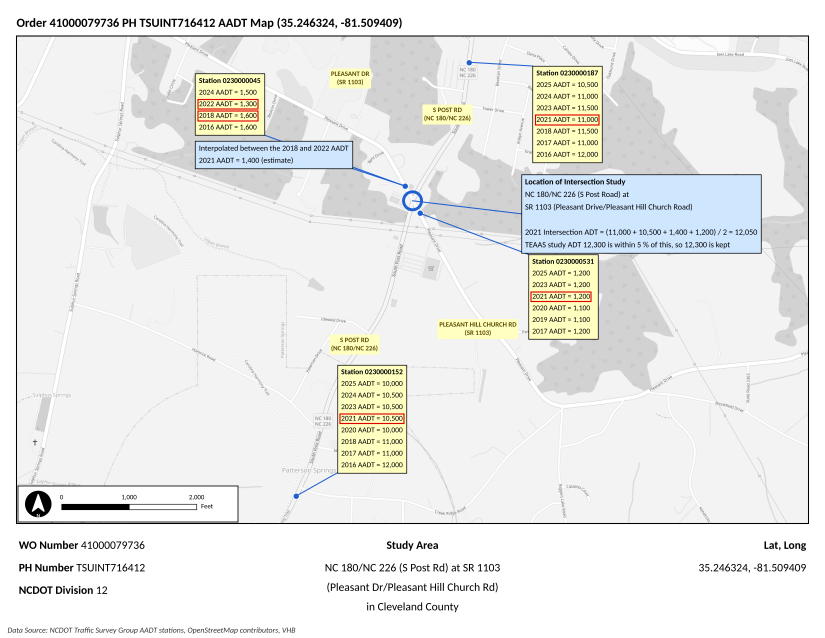
#> input picture HSIP/41000079736/maps/.tiles/services_arcgisonline_com_18_71712_103611.png, 1650 x 1275 px (shown at 1/2 size)
$ python make_vhb_maps.py
#> lines starting #> are read from the running program, lines starting #| are printed output that depends on the picture
### HSIP/41000079736/make_maps.py
#!/usr/bin/env python3
"""Location map, area map and AADT map for TEAAS study 41000079736.

Outputs in ./maps/:
  1_location_map.png   county-scale street map with the study intersection marked
  2_area_map.png       aerial area map with the 150 ft Y-line and the NCDOT AADT stations (2021 middle-year AADT)
  6_aadt_map.png       street map with the four NCDOT AADT stations, their 2021 AADT and the entering-AADT calculation
  41000079736_maps.pdf      the three maps as one PDF
  aadt_calculation.txt      the entering-AADT calculation written out (from aadt.json)
The earlier schematic collision diagram (3_) and crash location map (4_) are no longer produced; the NCDOT-style
collision diagram is collision_diagram.py. Basemap tiles: OpenStreetMap, Esri World Imagery and Esri World Street
Map, cached in ./maps/.tiles/.
"""
import csv, io, json, math, os, urllib.request
from pathlib import Path
import matplotlib
matplotlib.use("Agg")
import matplotlib.pyplot as plt
from matplotlib.patches import Polygon, RegularPolygon, FancyArrowPatch, Rectangle, Circle
from matplotlib.path import Path as MPath
import matplotlib.patches as mpatches
from matplotlib.backends.backend_pdf import PdfPages
from PIL import Image

HERE = Path(__file__).resolve().parent
OUT = HERE / "maps"; CACHE = OUT / ".tiles"
STUDY = "41000079736"
TITLE = "NC 180/NC 226 (S Post Rd) at SR 1103 (Pleasant Dr / Pleasant Hill Church Rd)"
SUB = "Cleveland County, Division 12  |  TEAAS Study 41000079736  |  9/1/2016 - 8/31/2026 (10 yr), Y-line 150 ft"
LEG_KEYS = ["N", "S", "NW", "SE"]   # order of aadt.json "legs"
LAT, LON = 35.246324, -81.509409
BEAR_MAIN = 22.0     # NC 180/NC 226 axis, degrees clockwise from north (toward the north leg)
BEAR_SIDE = 333.0    # SR 1103 axis, toward the Pleasant Dr (northwest) leg
OSM = "https://tile.openstreetmap.org/{z}/{x}/{y}.png"
ESRI_IMG = "https://services.arcgisonline.com/ArcGIS/rest/services/World_Imagery/MapServer/tile/{z}/{y}/{x}"
ESRI_STREET = "https://services.arcgisonline.com/ArcGIS/rest/services/World_Street_Map/MapServer/tile/{z}/{y}/{x}"


# ----------------------------------------------------------------------------- tiles
def px(lat, lon, z):
    n = 256 * 2 ** z
    x = (lon + 180) / 360 * n
    y = (1 - math.log(math.tan(math.radians(lat)) + 1 / math.cos(math.radians(lat))) / math.pi) / 2 * n
    return x, y


def tile(url, z, x, y):
    CACHE.mkdir(parents=True, exist_ok=True)
    key = CACHE / (url.split("//")[1].split("/")[0].replace(".", "_") + f"_{z}_{x}_{y}.png")
    if not key.exists():
        req = urllib.request.Request(url.format(z=z, x=x, y=y), headers={"User-Agent": "hsip-map-script/1.0 (NCDOT crash analysis)"})
        key.write_bytes(urllib.request.urlopen(req, timeout=30).read())
    return Image.open(key).convert("RGB")


def basemap(url, z, half_w_m, half_h_m, lat=LAT, lon=LON):
    """Stitched image centred on (lat, lon) (default: the study point). Returns image, a lat/lon -> image px function, m/px."""
    mpp = 156543.03392 * math.cos(math.radians(LAT)) / 2 ** z
    cx, cy = px(lat, lon, z)
    x0, x1 = cx - half_w_m / mpp, cx + half_w_m / mpp
    y0, y1 = cy - half_h_m / mpp, cy + half_h_m / mpp
    tx0, tx1, ty0, ty1 = int(x0 // 256), int(x1 // 256), int(y0 // 256), int(y1 // 256)
    im = Image.new("RGB", (256 * (tx1 - tx0 + 1), 256 * (ty1 - ty0 + 1)))
    for tx in range(tx0, tx1 + 1):
        for ty in range(ty0, ty1 + 1):
            im.paste(tile(url, z, tx, ty), ((tx - tx0) * 256, (ty - ty0) * 256))
    im = im.crop((int(x0 - tx0 * 256), int(y0 - ty0 * 256), int(x1 - tx0 * 256), int(y1 - ty0 * 256)))
    def to_px(lat, lon):
        X, Y = px(lat, lon, z)
        return X - x0, Y - y0
    return im, to_px, mpp


# [7 lines left out: function scalebar, not called in this run]


def north(ax, x, y):
    ax.annotate("", xy=(x, y - 40), xytext=(x, y), arrowprops=dict(arrowstyle="-|>", lw=2, color="k"))
    ax.text(x, y - 46, "N", ha="center", va="bottom", fontsize=11, fontweight="bold")


def marker(ax, x, y, s=14):
    ax.plot(x, y, marker="*", ms=s * 1.6, color="#d00000", mec="k", mew=0.8, zorder=10)


# ----------------------------------------------------------------------------- 1. location map
# [56 lines left out: functions location_map, area_map, not called in this run]


# ----------------------------------------------------------------------------- 3. collision diagram
# Schematic: NC 180/NC 226 drawn vertical, SR 1103 horizontal (true skew is about 49 deg; see the rotated north arrow).
DIRV = {"N": (0, 1), "NE": (0, 1), "S": (0, -1), "SW": (0, -1), "W": (-1, 0), "NW": (-1, 0), "E": (1, 0), "SE": (1, 0)}
APPROACH = {"S": "N leg", "SW": "N leg", "N": "S leg", "NE": "S leg", "E": "NW leg", "SE": "NW leg", "W": "SE leg", "NW": "SE leg"}
LEG_DIR = {"N leg": (0, 1), "S leg": (0, -1), "NW leg": (-1, 0), "SE leg": (1, 0)}
OBJ = {"58": "ditch", "59": "embankment", "56": "catch basin"}
SEVC = {"K": "#000000", "A": "#c00000", "B": "#e8740c", "C": "#b89b00", "PDO": "#2b6cb0"}


# [247 lines left out: functions severity, arrow, turn_arrow, turn_end, collision_diagram, crash_location_map and 3 more, not called in this run]


# [2 lines that do not run on import are left out]

### HSIP/41000079736/make_vhb_maps.py
#!/usr/bin/env python3
"""Location Map, Area Map and ADT Map for study 41000079736 in the layout of the TSU/VHB package maps
(see the 4100007xxxx_LocationMap.pdf / _AreaMap.pdf / _ADTMap.pdf examples): letter landscape, map frame with a thin
black border, NC county inset top-left with the study county in red, north arrow + scale box bottom-left, footer with
WO Number, PH Number, NCDOT Division, Study Area, Lat/Long and a data-source line.
  Naming follows the package examples: the Location Map is the aerial close-up with the crash-location callout and the
  Area Map is the county-scale route map.
  Location map: Esri World Imagery, about 5,100 ft across; shields and street names sit on the road centrelines taken from
      the NCDOT 2025 AADT traffic-segment lines.
  Area map: drawn from vector data (no basemap tiles, so no stray basemap labels): light grey land, municipal areas
      (NCDOT MunicipalData) a shade darker, water bodies (Esri USA Detailed Water Bodies) grey, secondary roads thin grey and
      the Interstate / US / NC routes bold black (both from the NCDOT State Maintained Roads feature service), route shields,
      municipality names and the NC-SC state line (NCDOT 2016 NC-SC State Boundary); about 21 miles across like the examples.
  ADT map: NCDOT AADT Mapping Application view (station popups), Esri World Topographic Map.
Feature-service responses are cached as GeoJSON in maps/.tiles/ next to the basemap tiles.
Outputs: maps/41000079736_LocationMap.pdf/.png, _AreaMap.pdf/.png, _ADTMap.pdf/.png
"""
import json, math, urllib.parse, urllib.request
from pathlib import Path
import matplotlib
matplotlib.use("Agg")
import matplotlib.pyplot as plt
import matplotlib.patheffects as pe
from matplotlib import font_manager
from matplotlib.path import Path as MPath
from matplotlib.patches import Circle, Rectangle, Polygon, PathPatch
from PIL import Image
import make_maps as M

HERE = Path(__file__).resolve().parent; OUT = HERE / "maps"
WO, PH, DIV = "41000079736", "TSUINT716412", "12"
LAT, LON = M.LAT, M.LON
STUDY_AREA = ["NC 180/NC 226 (Post Rd) at SR 1103", "(Pleasant Dr/Pleasant Hill Church Rd)", "in Cleveland County"]
COUNTY = "CLEVELAND"
PW, PH_IN = 11.0, 8.5                      # letter landscape, inches
FRAME_DEFAULT = (0.22, 1.52, 10.78, 8.32)  # map frame: x0, y0, x1, y1 (inches, origin bottom-left)
FRAME = FRAME_DEFAULT
for cand in ("Carlito", "Liberation Sans", "DejaVu Sans"):
    if any(f.name == cand for f in font_manager.fontManager.ttflist): FONT = cand; break
plt.rcParams["font.family"] = FONT; plt.rcParams["pdf.fonttype"] = 42

NCDOT = "https://services.arcgis.com/NuWFvHYDMVmmxMeM/ArcGIS/rest/services"
ESRI_WATER = "https://services.arcgis.com/P3ePLMYs2RVChkJx/arcgis/rest/services/USA_Detailed_Water_Bodies/FeatureServer/0"   # Esri Living Atlas
ESRI_TOPO = "https://services.arcgisonline.com/ArcGIS/rest/services/World_Topo_Map/MapServer/tile/{z}/{y}/{x}"
M_PER_DEG_LAT = 111320.0; M_PER_DEG_LON = 111320.0 * math.cos(math.radians(LAT))


# ---------------------------------------------------------------- data (NCDOT ArcGIS feature services, cached as GeoJSON)
# [19 lines left out: function fetch_features, not called in this run]


def lines_of(feature):
    g = feature["geometry"]
    return [g["coordinates"]] if g["type"] == "LineString" else g["coordinates"]


def rings_of(feature):
    g = feature["geometry"]
    return [r for poly in g["coordinates"] for r in poly] if g["type"] == "MultiPolygon" else list(g["coordinates"])


# [8 lines left out: function mercator_frame, not called in this run]


def dist_m(a, b):
    """metres between two (lon, lat) points (equirectangular, fine at this scale)"""
    return math.hypot((b[0] - a[0]) * M_PER_DEG_LON, (b[1] - a[1]) * M_PER_DEG_LAT)


def bearing(a, b):
    """degrees clockwise from north, a -> b"""
    return math.degrees(math.atan2((b[0] - a[0]) * M_PER_DEG_LON, (b[1] - a[1]) * M_PER_DEG_LAT)) % 360


# [32 lines left out: functions walk, study_legs, not called in this run]


# ---------------------------------------------------------------- page furniture
def page(frame=FRAME_DEFAULT):
    global FRAME; FRAME = frame
    fig = plt.figure(figsize=(PW, PH_IN))
    fw, fh = FRAME[2] - FRAME[0], FRAME[3] - FRAME[1]
    ax = fig.add_axes([FRAME[0] / PW, FRAME[1] / PH_IN, fw / PW, fh / PH_IN]); ax.set_axis_off()
    return fig, ax, fw, fh


def frame_border(fig):
    fig.add_artist(Rectangle((FRAME[0] / PW, FRAME[1] / PH_IN), (FRAME[2] - FRAME[0]) / PW, (FRAME[3] - FRAME[1]) / PH_IN,
                             transform=fig.transFigure, fill=False, ec="k", lw=1.0, zorder=20))


# [65 lines left out: functions inset, north_scale, footer, text_rotation, not called in this run]


def halo_text(ax, x, y, s, rot=0, size=8, color="k", halo="white", weight="normal", z=12):
    ax.text(x, y, s, rotation=rot, rotation_mode="anchor", ha="center", va="center", fontsize=size, color=color, fontweight=weight, zorder=z,
            path_effects=[pe.withStroke(linewidth=2.5, foreground=halo)])


# [4 lines left out: function nc_shield, not called in this run]


US_SHIELD = MPath([(-0.9, 0.5), (-0.95, 0.9), (-0.7, 1.0), (-0.3, 0.85), (-0.15, 0.8), (0.15, 0.8), (0.3, 0.85), (0.7, 1.0), (0.95, 0.9), (0.9, 0.5),
                   (0.95, -0.1), (0.7, -0.6), (0, -0.95), (-0.7, -0.6), (-0.95, -0.1), (-0.9, 0.5), (-0.9, 0.5)],
                  [MPath.MOVETO] + [MPath.CURVE4] * 15 + [MPath.CLOSEPOLY])
I_BODY = MPath([(-0.95, 0.55), (-0.5, 0.75), (0.5, 0.75), (0.95, 0.55), (1.0, 0.0), (0.7, -0.65), (0, -0.95), (-0.7, -0.65), (-1.0, 0.0), (-0.95, 0.55), (-0.95, 0.55)],
               [MPath.MOVETO] + [MPath.CURVE4] * 9 + [MPath.CLOSEPOLY])
I_CROWN = MPath([(-0.95, 0.55), (-0.5, 0.75), (0.5, 0.75), (0.95, 0.55), (0.88, 1.0), (0.5, 0.9), (-0.5, 0.9), (-0.88, 1.0), (-0.95, 0.55), (-0.95, 0.55)],
                [MPath.MOVETO] + [MPath.CURVE4] * 3 + [MPath.LINETO] + [MPath.CURVE4] * 3 + [MPath.LINETO, MPath.CLOSEPOLY])


def _scaled(path, x, y, hw, hh):
    return MPath([(x + vx * hw, y - vy * hh) for vx, vy in path.vertices], path.codes)   # image y axis points down


# [12 lines left out: functions us_shield, i_shield, not called in this run]


def red_ring(ax, x, y, r):
    ax.add_patch(Circle((x, y), r, fill=False, ec="#e00000", lw=3.2, zorder=14))


# ---------------------------------------------------------------- Location Map
ROUTE_STYLE = {"1": dict(lw=3.4, color="#1a1a1a", z=7), "2": dict(lw=2.2, color="#222", z=6), "3": dict(lw=1.9, color="#222", z=5)}   # RouteClass: 1 = I, 2 = US, 3 = NC
QUALIFIER = {"0": "", "1": "ALT", "2": "BYP", "3": "BUS", "9": "BUS"}   # NCDOT RouteQualifier -> shield banner (9 = Business, as on US 74 through Shelby / Kings Mountain)
TOWN_NUDGE = {"Patterson Springs": -0.12, "Shelby": 0.14}   # name offsets (page inches, + = up): off the study ring / off the US 74 BUS line
DEBUG = False


# [103 lines left out: function area_map, not called in this run]


# ---------------------------------------------------------------- Area Map
def location_map():
    fig, ax, fw, fh = page()
    half_w = 775.0; half_h = half_w * fh / fw
    im, to_px, mpp = M.basemap(M.ESRI_IMG, 18, half_w, half_h)
#> in basemap, `im = Image.new("RGB", (256 * (tx1 - tx0 + 1), 256 * (ty1 - ty0 + 1)))`: im: PIL image 3328x2304 RGB; every value is 0
#> in basemap, `im.paste(tile(url, z, tx, ty), ((tx - tx0) * 256, (ty - ty0) * 256))`:
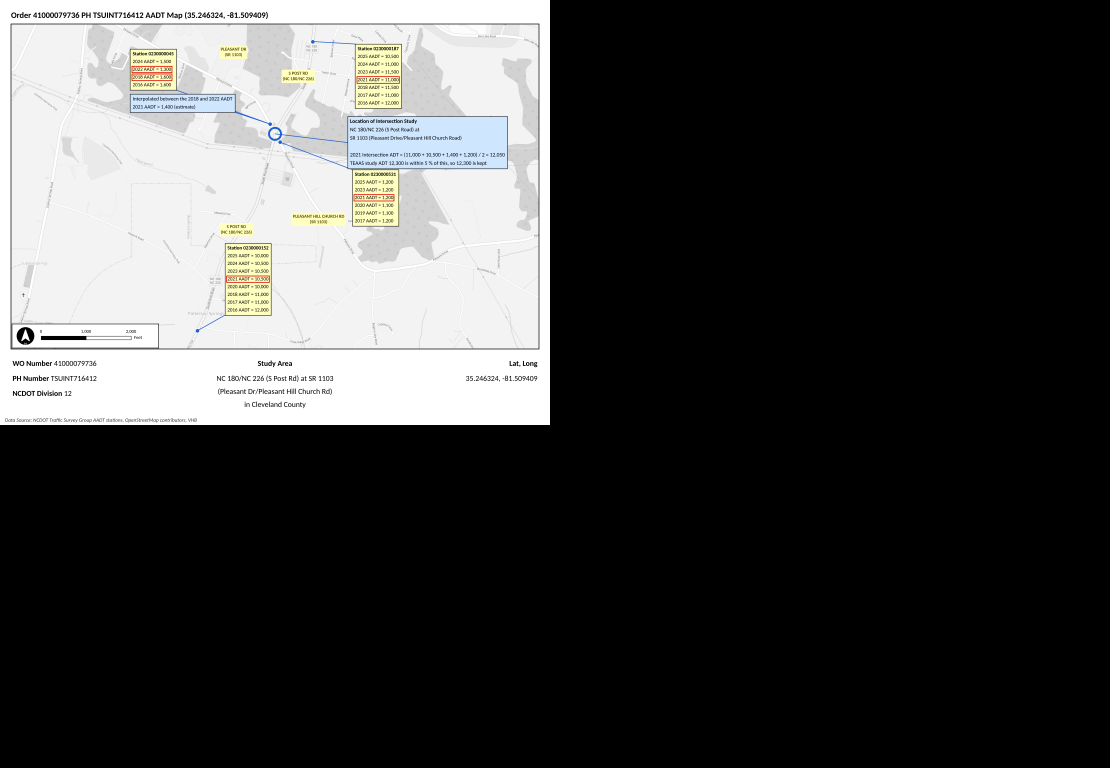
#> im: PIL image 3328x2304 RGB (shown at 1/3 size); mean R, G, B 64.4, 64.6, 64.1
    ax.imshow(im); ax.set_xlim(0, im.width); ax.set_ylim(im.height, 0)
    ppi = im.width / fw                                           # image px per page inch
    x, y = to_px(LAT, LON); red_ring(ax, x, y, 0.15 * ppi)
    legs = study_legs()
    def on_leg(key, d_m):
        """image px and local road bearing d_m metres from the intersection along approach leg key"""
        lon, lat, brg = walk(legs[key], d_m); px_, py_ = to_px(lat, lon); return px_, py_, brg
    # callout, upper left, leader to the ring edge
    cx, cy = to_px(LAT + 190 / M_PER_DEG_LAT, LON - 470 / M_PER_DEG_LON)
    ax.annotate("Crash Location: NC 180/NC 226 at SR 1103", xy=(x - 0.12 * ppi, y - 0.08 * ppi), xytext=(cx, cy), fontsize=8, ha="center", va="center", zorder=15,
                bbox=dict(boxstyle="square,pad=0.45", fc="white", ec="k", lw=0.8), arrowprops=dict(arrowstyle="-", color="k", lw=0.8, shrinkA=0, shrinkB=0))
    # NC 180 / NC 226: both diamonds on the centreline one after the other, 'Post Rd' along the pavement between ring and shields
    for key in ("NE", "SW"):
        for num, d in (("180", 340), ("226", 400)):
            sx, sy, _ = on_leg(key, d); nc_shield(ax, sx, sy, num, 0.13 * ppi, fs=6.5)
        nx, ny, brg = on_leg(key, 190); halo_text(ax, nx, ny, "Post Rd", rot=text_rotation(brg), size=7.5, color="white", halo="#222")
    # SR 1103 street names along the pavement
    for key, name, d in (("NW", "Pleasant Dr (SR 1103)", 230), ("SE", "Pleasant Hill Church Rd (SR 1103)", 300)):
        nx, ny, brg = on_leg(key, d); halo_text(ax, nx, ny, name, rot=text_rotation(brg), size=7.5, color="white", halo="#222")
    frame_border(fig); inset(fig); north_scale(fig, ax, mpp, "feet")
    footer(fig, "NCDOT, Esri World Imagery, VHB")
    fig.savefig(OUT / "41000079736_LocationMap.pdf"); fig.savefig(OUT / "41000079736_LocationMap.png", dpi=150); plt.close(fig)  # aerial = Location Map


# ---------------------------------------------------------------- ADT Map (package format: NCDOT AADT Mapping Application view)
CLASS_COLOR = {"Interstates": "#1f6fe0", "US Routes": "#e01010", "NC Hwys": "#b020e0", "Secondary Routes": "#2faa2f"}
CLASS_TX = {"I": "Interstates", "US": "US Routes", "NC": "NC Hwys", "SR": "Secondary Routes"}


# [67 lines left out: function adt_map, not called in this run]


if __name__ == "__main__":
    import sys
    which = sys.argv[1:] or ["location", "area", "adt"]
#> (the run stopped early here; a loop or call above may not have finished)
